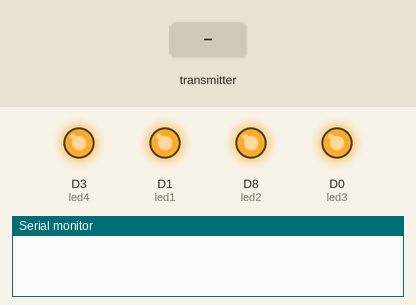
The sketch below on a simulated ESP8266 (NodeMCU). Parts: output pins drawn as LEDs (lit = HIGH), the last lines printed to the serial monitor. The inputs (shaded band) are chosen by the test bench. No radio packets arrive unless stated.

Above: at 1.2 s.
1.3 s: the transmitter starts sending buttonState = 1
At 2.5 s:
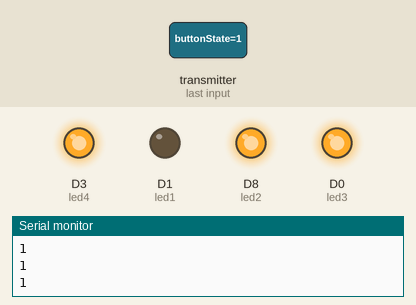
2.8 s: the transmitter starts sending buttonState = 0
At 3.6 s:
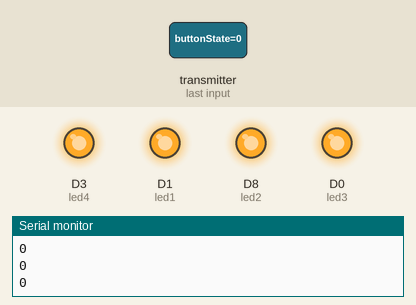
Timing chart, 0 to 5.8 s (numbered marks = the images above; inputs shaded):
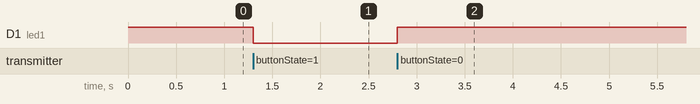

The sketch:

alici.ino
```cpp
//ALİCİ
#include <ESP8266WiFi.h>
#include <SPI.h>
#include <nRF24L01.h>
#include <RF24.h>
#define led1 D1
#define led3 D0
#define led4 D3
#define led2 D8

int buttonState = 0;

RF24 radio(D4,D2); // CE, CSN
const byte address[6] = "00002";

void setup() {
  Serial.begin(9600);
  pinMode(led1, OUTPUT);
  pinMode(led2, OUTPUT);
  pinMode(led3, OUTPUT);
  pinMode(led4, OUTPUT);
  digitalWrite(led1, HIGH);
  digitalWrite(led2, HIGH);
  digitalWrite(led3, HIGH);
  digitalWrite(led4, HIGH);
  radio.begin();
  radio.openReadingPipe(0, address);
  radio.setPALevel(RF24_PA_MIN);
}
void loop() {
  radio.startListening();
  while (!radio.available());
  radio.read(&buttonState, sizeof(buttonState));
  Serial.println(buttonState);

  if (buttonState == 1) {
    digitalWrite(led1, LOW);
  }
  else  if (buttonState == 0) {
    digitalWrite(led1, HIGH);
  }
  else if (buttonState == 3) {
    digitalWrite(led2, LOW);
  }
  else  if (buttonState == 2) {
    digitalWrite(led2, HIGH);
  }
  else  if (buttonState == 5) {
    digitalWrite(led3, LOW);
  }
  else  if (buttonState == 4) {
    digitalWrite(led3, HIGH);
  }  else  if (buttonState == 7) {
    digitalWrite(led4, LOW);
  }
  else  if (buttonState == 6) {
    digitalWrite(led4, HIGH);
  }
}
```

Measured:
- after the input at 1.3 s, D1 (led1): HIGH → LOW at once
- after the input at 2.8 s, D1 (led1): LOW → HIGH at once
